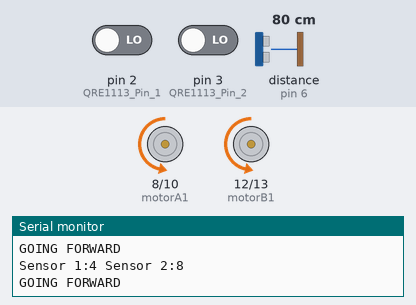
Bench run of a sketch on a simulated Arduino Uno, built with avr-gcc and run on an emulated ATmega328P. Parts: motor-driver pin pairs drawn as motors (green arrow = first pin HIGH = forward, orange = second pin HIGH = backward, longer = more drive, scaled by the enable pin), the last lines printed to the serial monitor. Wiring (inferred from the names in the program): ultrasonic range finder: trigger pin 7; echo pin 6. Inputs (shaded band) come from the test bench; at power-on: pin 2 (QRE1113_Pin_1) LOW, distance to the obstacle (sensor on pin 6) 80 cm, pin 3 (QRE1113_Pin_2) LOW. The echo pulse lasts 58.3 µs per cm.

Above: at 4.2 s.
4.3 s: pin 2 (QRE1113_Pin_1) driven HIGH
At 5.5 s:
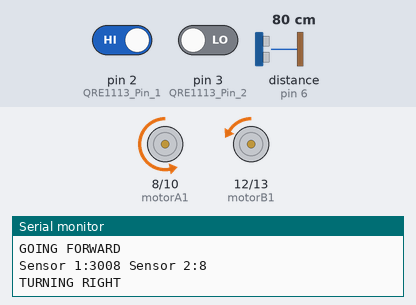
5.8 s: distance to the obstacle (sensor on pin 6) set to 2 cm
At 7.1 s:
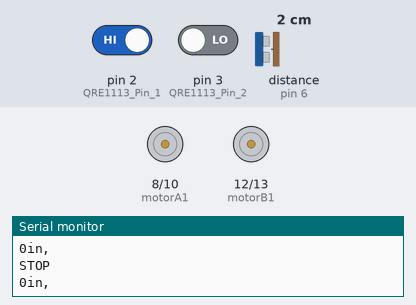
7.4 s: distance to the obstacle (sensor on pin 6) set to 18 cm
At 8.0 s:
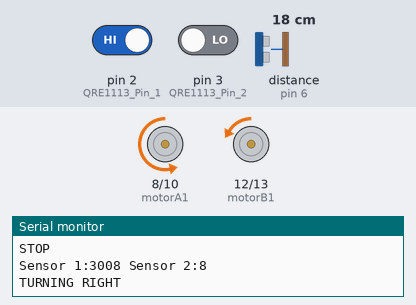
9.0 s: distance to the obstacle (sensor on pin 6) set to 4 cm
At 10.3 s:
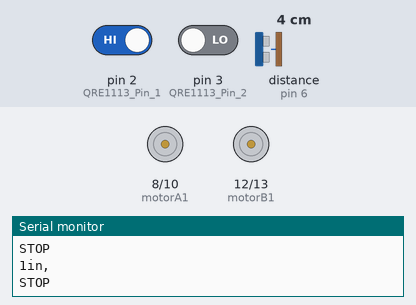
10.6 s: distance to the obstacle (sensor on pin 6) set to 299 cm
At 12.0 s:
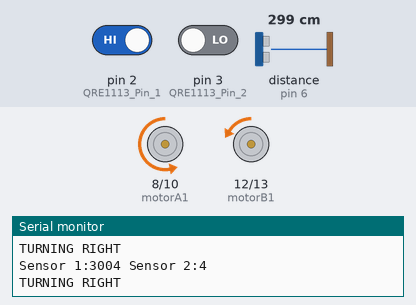
13.6 s: distance to the obstacle (sensor on pin 6) set to 60 cm
Timing chart, 0 to 16.6 s (numbered marks = the images above; inputs shaded):
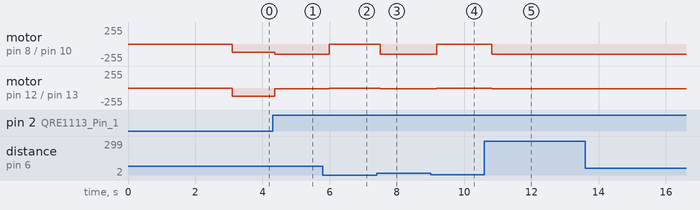

The sketch:

sparkfun_IR_linefollower.ino
```cpp
//PWM SPEED VARIATIONS
  int vSpeed = 125;        // MAX 255
  int turn_speed = 150;    // MAX 255
  int SLOW = 10;    // MAX 255
  int STOP = 0;            // MAX 255

//MOTOR DRIVER CONNECTIONS
  const int motorA1      = 8;
  const int motorA2      = 10;
  const int motorAspeed  = 9;
  const int motorB1      = 12;
  const int motorB2      = 13;
  const int motorBspeed  = 11;

//IR SENSOR CONNECTIONS
int QRE1113_Pin_1 = 2; //connected to digital 2
int QRE1113_Pin_2 = 3; //connected to digital 4

//ULTRASOUND SENSOR CONNECTIONS
int howfar = 5; //CHANGE THIS FOR ULTRASOUND SENSATIVITY IN INCHES
const int pingPin = 7; // Trigger Pin of Ultrasonic Sensor
const int echoPin = 6; // Echo Pin of Ultrasonic Sensor

//VARIABLES
long duration, inches; //ULTRASOUND VARIABLES
int whatway;
unsigned long previousMillis = 0;
long interval = 1000;


void setup() {
  pinMode(motorA1, OUTPUT);
  pinMode(motorA2, OUTPUT);
  pinMode(motorB1, OUTPUT);
  pinMode(motorB2, OUTPUT);

  Serial.begin(9600);
  delay(3000);

}

void loop() {

  ULTRASOUND();
  int QRE_Value_1 = readQD1();
  int QRE_Value_2 = readQD2();
  unsigned long currentMillis = millis();


//------------//FORWARD\\------------
  if(QRE_Value_1 < 2700 && QRE_Value_2 < 2700) {

    whatway = 1; //FOR PRINTING DIRECTION

    digitalWrite (motorA2,HIGH);
    digitalWrite(motorA1,LOW);
    digitalWrite (motorB2,HIGH);
    digitalWrite(motorB1,LOW);

    analogWrite (motorAspeed, vSpeed);
    analogWrite (motorBspeed, vSpeed);
  }

//------------//TURN lEFT\\------------
  if(QRE_Value_1 < 2400 && QRE_Value_2 > 2400) {

    whatway = 2; //FOR PRINTING DIRECTION

    digitalWrite (motorA2,HIGH);
    digitalWrite(motorA1,LOW);
    digitalWrite (motorB2,HIGH);
    digitalWrite(motorB1,LOW);

    analogWrite (motorAspeed, SLOW);
    analogWrite (motorBspeed, turn_speed);

  }

//------------//TURN RIGHT\\------------
  if(QRE_Value_1 > 2400 && QRE_Value_2 < 2400) {

    whatway = 3; //FOR PRINTING DIRECTION

    digitalWrite (motorA2,HIGH);
    digitalWrite(motorA1,LOW);
    digitalWrite (motorB2,HIGH);
    digitalWrite(motorB1,LOW);

    analogWrite (motorAspeed, turn_speed);
    analogWrite (motorBspeed, SLOW);

  }

  //------------//STOP\\------------
  if(QRE_Value_1 > 2400 && QRE_Value_2 > 2400) {

    whatway = 4; //FOR PRINTING DIRECTION

    digitalWrite (motorA2,LOW);
    digitalWrite(motorA1,LOW);
    digitalWrite (motorB2,LOW);
    digitalWrite(motorB1,LOW);

    analogWrite (motorAspeed, STOP);
    analogWrite (motorBspeed, STOP);

  }


//PRINT OUT DIRECTION WE ARE GOING
//PRINTS EVERY 1 SECOND

if (currentMillis - previousMillis > interval) {
  previousMillis = currentMillis;
  Serial.print("Sensor 1:");
  Serial.print(QRE_Value_1);
  Serial.print(" Sensor 2:");
  Serial.println(QRE_Value_2);
  switch(whatway) {
    case 1:
       Serial.println("GOING FORWARD");
       break;
    case 2:
        Serial.println("TURNING LEFT");
        break;
    case 3:
        Serial.println("TURNING RIGHT");
        break;
    case 4:
        Serial.println("STOP");
        break;

  }

}


}

void ULTRASOUND(){
  do{

   pinMode(pingPin, OUTPUT);
   digitalWrite(pingPin, LOW);
   delayMicroseconds(2);
   digitalWrite(pingPin, HIGH);
   delayMicroseconds(10);
   digitalWrite(pingPin, LOW);
   pinMode(echoPin, INPUT);
   duration = pulseIn(echoPin, HIGH);
   inches = duration / 74 / 2;
   delay(100);

    if(inches < howfar) {
        Serial.print(inches);
        Serial.print("in, ");
        Serial.println();
        digitalWrite(LED_BUILTIN, HIGH);
        Serial.println("STOP");

        digitalWrite (motorA2,LOW);
        digitalWrite(motorA1,LOW);
        digitalWrite (motorB2,LOW);
        digitalWrite(motorB1,LOW);

        analogWrite (motorAspeed, STOP);
        analogWrite (motorBspeed, STOP);
    }


     digitalWrite(LED_BUILTIN, LOW);
  } while(inches < howfar);

}


int readQD1(){
  //Lower numbers mean more refleacive
  //More than 3000 means nothing was reflected.
  pinMode( QRE1113_Pin_1, OUTPUT );
  digitalWrite( QRE1113_Pin_1, HIGH );
  delayMicroseconds(10);
  pinMode( QRE1113_Pin_1, INPUT );

  long time = micros();

  //time how long the input is HIGH, but quit after 3ms as nothing happens after that
  while (digitalRead(QRE1113_Pin_1) == HIGH && micros() - time < 3000);
  int diff = micros() - time;

  return diff;
}

int readQD2(){
  //Lower numbers mean more refleacive
  //More than 3000 means nothing was reflected.
  pinMode( QRE1113_Pin_2, OUTPUT );
  digitalWrite( QRE1113_Pin_2, HIGH );
  delayMicroseconds(10);
  pinMode( QRE1113_Pin_2, INPUT );

  long time = micros();

  //time how long the input is HIGH, but quit after 3ms as nothing happens after that
  while (digitalRead(QRE1113_Pin_2) == HIGH && micros() - time < 3000);
  int diff2 = micros() - time;

  return diff2;
}
```

Measured:
- after the input at 4.3 s, motor on pin 8 (motorA1) / pin 10 (motorA2): backward 125/255 → backward 150/255 after 0.07 s; motor on pin 12 (motorB1) / pin 13 (motorB2): backward 125/255 → backward 10/255 after 0.07 s
- after the input at 5.8 s, motor on pin 8 (motorA1) / pin 10 (motorA2): backward 150/255 → stopped after 0.19 s; motor on pin 12 (motorB1) / pin 13 (motorB2): backward 10/255 → stopped after 0.19 s
- after the input at 7.4 s, motor on pin 8 (motorA1) / pin 10 (motorA2): stopped → backward 150/255 after 0.11 s; motor on pin 12 (motorB1) / pin 13 (motorB2): stopped → backward 10/255 after 0.11 s
- after the input at 9.0 s, motor on pin 8 (motorA1) / pin 10 (motorA2): backward 150/255 → stopped after 0.18 s; motor on pin 12 (motorB1) / pin 13 (motorB2): backward 10/255 → stopped after 0.18 s
- after the input at 10.6 s, motor on pin 8 (motorA1) / pin 10 (motorA2): stopped → backward 150/255 after 0.22 s; motor on pin 12 (motorB1) / pin 13 (motorB2): stopped → backward 10/255 after 0.22 s
